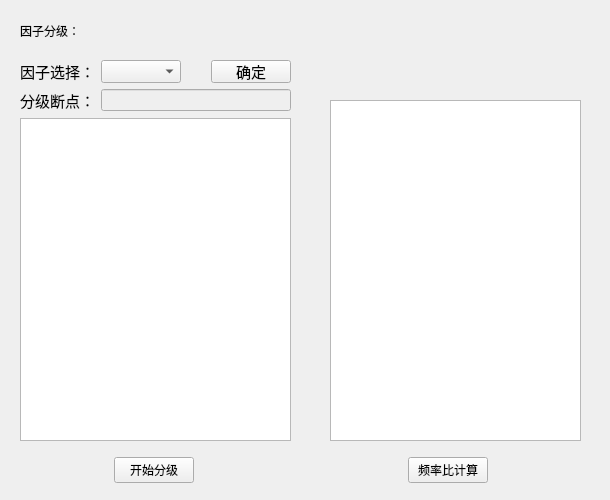
        <widget class="QWidget" name="tabWidget_2Page3">
         <attribute name="title">
          <string>因子分级及编码</string>
         </attribute>
         <widget class="QWidget" name="layoutWidget">
          <property name="geometry">
           <rect>
            <x>20</x>
            <y>10</y>
            <width>581</width>
            <height>41</height>
           </rect>
          </property>
          <layout class="QHBoxLayout" name="horizontalLayout_13">
           <item>
            <layout class="QHBoxLayout" name="horizontalLayout_20">
             <item>
              <widget class="QLabel" name="label_13">
               <property name="text">
                <string>因子分级：</string>
               </property>
              </widget>
             </item>
             <item>
              <spacer name="horizontalSpacer_6">
               <property name="orientation">
                <enum>Qt::Horizontal</enum>
               </property>
               <property name="sizeHint" stdset="0">
                <size>
                 <width>40</width>
                 <height>20</height>
                </size>
               </property>
              </spacer>
             </item>
             <item>
              <spacer name="horizontalSpacer_8">
               <property name="orientation">
                <enum>Qt::Horizontal</enum>
               </property>
               <property name="sizeHint" stdset="0">
                <size>
                 <width>30</width>
                 <height>20</height>
                </size>
               </property>
              </spacer>
             </item>
            </layout>
           </item>
           <item>
            <layout class="QHBoxLayout" name="horizontalLayout_21"/>
           </item>
          </layout>
         </widget>
         <widget class="QTextBrowser" name="textBrowser_2">
          <property name="geometry">
           <rect>
            <x>330</x>
            <y>100</y>
            <width>251</width>
            <height>341</height>
           </rect>
          </property>
         </widget>
         <widget class="QWidget" name="layoutWidget">
          <property name="geometry">
           <rect>
            <x>10</x>
            <y>450</y>
            <width>581</width>
            <height>41</height>
           </rect>
          </property>
          <layout class="QHBoxLayout" name="horizontalLayout_25">
           <item>
            <layout class="QHBoxLayout" name="horizontalLayout_22">
             <item>
              <spacer name="horizontalSpacer_11">
               <property name="orientation">
                <enum>Qt::Horizontal</enum>
               </property>
               <property name="sizeHint" stdset="0">
                <size>
                 <width>40</width>
                 <height>20</height>
                </size>
               </property>
              </spacer>
             </item>
             <item>
              <widget class="QPushButton" name="pushButton_7">
               <property name="text">
                <string>开始分级</string>
               </property>
              </widget>
             </item>
             <item>
              <spacer name="horizontalSpacer_12">
               <property name="orientation">
                <enum>Qt::Horizontal</enum>
               </property>
               <property name="sizeHint" stdset="0">
                <size>
                 <width>40</width>
                 <height>20</height>
                </size>
               </property>
              </spacer>
             </item>
            </layout>
           </item>
           <item>
            <layout class="QHBoxLayout" name="horizontalLayout_23">
             <item>
              <spacer name="horizontalSpacer_9">
               <property name="orientation">
                <enum>Qt::Horizontal</enum>
               </property>
               <property name="sizeHint" stdset="0">
                <size>
                 <width>40</width>
                 <height>20</height>
                </size>
               </property>
              </spacer>
             </item>
             <item>
              <widget class="QPushButton" name="pushButton_8">
               <property name="text">
                <string>频率比计算</string>
               </property>
              </widget>
             </item>
             <item>
              <spacer name="horizontalSpacer_13">
               <property name="orientation">
                <enum>Qt::Horizontal</enum>
               </property>
               <property name="sizeHint" stdset="0">
                <size>
                 <width>40</width>
                 <height>20</height>
                </size>
               </property>
              </spacer>
             </item>
            </layout>
           </item>
          </layout>
         </widget>
         <widget class="QWidget" name="layoutWidget">
          <property name="geometry">
           <rect>
            <x>20</x>
            <y>60</y>
            <width>271</width>
            <height>381</height>
           </rect>
          </property>
          <layout class="QGridLayout" name="gridLayout_12">
           <item row="0" column="0">
            <widget class="QLabel" name="label_49">
             <property name="minimumSize">
              <size>
               <width>0</width>
               <height>23</height>
              </size>
             </property>
             <property name="maximumSize">
              <size>
               <width>16777215</width>
               <height>23</height>
              </size>
             </property>
             <property name="font">
              <font>
               <family>Times New Roman</family>
               <pointsize>11</pointsize>
              </font>
             </property>
             <property name="text">
              <string>因子选择：</string>
             </property>
            </widget>
           </item>
           <item row="0" column="1" colspan="2">
            <widget class="QComboBox" name="comboBox_4">
             <property name="sizePolicy">
              <sizepolicy hsizetype="Preferred" vsizetype="Maximum">
               <horstretch>0</horstretch>
               <verstretch>0</verstretch>
              </sizepolicy>
             </property>
             <property name="maximumSize">
              <size>
               <width>80</width>
               <height>23</height>
              </size>
             </property>
             <property name="font">
              <font>
               <family>Times New Roman</family>
               <pointsize>11</pointsize>
              </font>
             </property>
            </widget>
           </item>
           <item row="0" column="3">
            <widget class="QPushButton" name="pushButton_32">
             <property name="maximumSize">
              <size>
               <width>80</width>
               <height>23</height>
              </size>
             </property>
             <property name="font">
              <font>
               <family>Times New Roman</family>
               <pointsize>11</pointsize>
              </font>
             </property>
             <property name="text">
              <string>确定</string>
             </property>
            </widget>
           </item>
           <item row="2" column="0" colspan="4">
            <widget class="QTextBrowser" name="textBrowser_3"/>
           </item>
           <item row="1" column="0">
            <widget class="QLabel" name="label_55">
             <property name="minimumSize">
              <size>
               <width>0</width>
               <height>23</height>
              </size>
             </property>
             <property name="maximumSize">
              <size>
               <width>16777215</width>
               <height>23</height>
              </size>
             </property>
             <property name="font">
              <font>
               <family>Times New Roman</family>
               <pointsize>11</pointsize>
              </font>
             </property>
             <property name="text">
              <string>分级断点：</string>
             </property>
            </widget>
           </item>
           <item row="1" column="1" colspan="3">
            <widget class="QLineEdit" name="lineEdit_59">
             <property name="enabled">
              <bool>false</bool>
             </property>
            </widget>
           </item>
          </layout>
         </widget>
        </widget>
